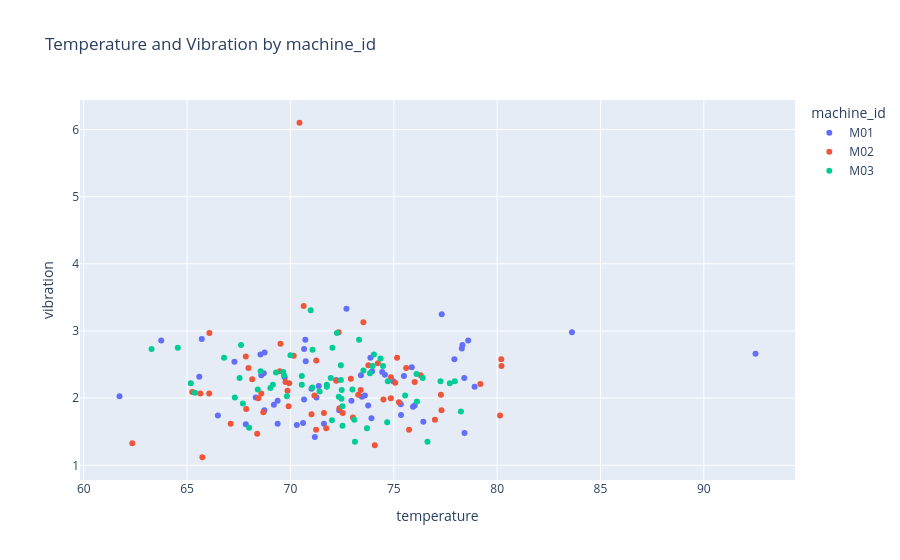

Notebook code cell kept with this figure:
### Code cell
# plot 산점도 만들기

scatter_fig = px.scatter(
    clean_df,
    x = "temperature",
    y = "vibration",
    color = "machine_id",
    hover_data = ["pressure", "current", "speed"],
    title = "Temperature and Vibration by machine_id"
)

scatter_fig.show()

### Figure 1 — Plotly figure (JSON) as saved in the notebook; plotly's stock layout.template omitted (floating-point values rounded to 4 significant figures; data arrays with more than 128 entries replaced by an {"elided": "..."} marker saying what was removed)
{"data": [{"customdata": {"elided": "60x3 float values"}, "hovertemplate": "machine_id=M01<br>temperature=%{x}<br>vibration=%{y}<br>pressure=%{customdata[0]}<br>current=%{customdata[1]}<br>speed=%{customdata[2]}<extra></extra>", "legendgroup": "M01", "marker": {"color": "#636efa", "symbol": "circle"}, "mode": "markers", "name": "M01", "orientation": "v", "showlegend": true, "type": "scatter", "x": [67.84, 70.74, 73.87, 71.26, 73.46, 68.74, 74.97, 75.49, 70.72, 75.87, 70.61, 68.32, NaN, 73.95, 70.31, 73.6, 71.18, 72.95, 78.41, 75.34, 66.49, 75.35, 68.75, 71.37, 75.93, 68.71, 69.38, 78.32, 76.43, 78.6, 74.57, 72.36, 70.66, 76.01, 72.71, 68.59, 69.38, 71.62, 83.62, 71.02, 92.5, 73.41, 78.29, 73.92, 72.21, 61.73, 78.91, 70.66, 73.76, 67.29, 65.71, 69.2, 74.44, 63.75, 69.72, 68.55, 77.93, 77.32, 78.42, 65.59], "xaxis": "x", "y": [1.61, 2.55, 2.6, 2.01, 2.02, 1.82, 2.25, 2.33, 2.87, 2.46, 1.63, 2.01, 2.03, 2.4, 1.6, 2.04, 1.42, 1.96, 2.3, 1.91, 1.74, 1.75, 2.68, 2.18, 1.87, 2.37, 1.62, 2.79, 1.65, 2.86, 2.35, 1.82, 1.98, 1.89, 3.33, 2.34, 1.96, 1.62, 2.98, 2.14, 2.66, 2.34, 2.74, 1.7, 2.27, 2.03, 2.17, 2.73, 1.89, 2.54, 2.88, 1.9, 2.39, 2.86, 2.31, 2.65, 2.58, 3.25, 1.48, 2.32], "yaxis": "y"}, {"customdata": {"elided": "60x3 float values"}, "hovertemplate": "machine_id=M02<br>temperature=%{x}<br>vibration=%{y}<br>pressure=%{customdata[0]}<br>current=%{customdata[1]}<br>speed=%{customdata[2]}<extra></extra>", "legendgroup": "M02", "marker": {"color": "#EF553B", "symbol": "circle"}, "mode": "markers", "name": "M02", "orientation": "v", "showlegend": true, "type": "scatter", "x": [72.22, 72.92, 74.08, 66.07, 77.31, 66.08, 67.84, 69.86, 77.28, 73.53, 76.3, 65.64, 68.15, 70.64, 72.37, 68.59, 75.74, NaN, 69.76, 75.16, 68.45, 72.53, 65.74, 65.25, 67.97, 80.14, 69.94, 75.6, 71.73, 76.99, 74.86, 67.11, 75.25, 69.49, 67.86, 74.86, 69.52, 62.35, 71.24, 80.21, 70.44, 73.28, 68.39, 69.91, 73.4, 74.5, 70.16, 68.69, 71.02, 74.23, 71.16, 71.62, 75.07, 71.25, 76.01, 79.19, 80.2, 73.77, 72.33, 73.02], "xaxis": "x", "y": [2.26, 2.29, 1.3, 2.07, 1.82, 2.97, 2.62, 2.11, 2.05, 3.13, 2.34, 2.07, 2.28, 3.37, 1.85, 2.07, 1.53, 1.96, 2.24, 2.6, 2.0, 1.78, 1.12, 2.09, 2.45, 1.74, 2.22, 2.45, 1.55, 1.68, 2.31, 1.62, 1.94, 2.4, 1.84, 2.0, 2.81, 1.33, 1.53, 2.48, 6.1, 2.05, 1.47, 1.88, 2.12, 1.98, 2.63, 1.79, 1.76, 2.52, 2.04, 1.78, 2.23, 2.56, 2.24, 2.21, 2.58, 2.49, 2.98, 1.71], "yaxis": "y"}, {"customdata": {"elided": "60x3 float values"}, "hovertemplate": "machine_id=M03<br>temperature=%{x}<br>vibration=%{y}<br>pressure=%{customdata[0]}<br>current=%{customdata[1]}<br>speed=%{customdata[2]}<extra></extra>", "legendgroup": "M03", "marker": {"color": "#00cc96", "symbol": "circle"}, "mode": "markers", "name": "M03", "orientation": "v", "showlegend": true, "type": "scatter", "x": [66.79, 73.0, 74.04, 76.1, 76.4, 69.69, 73.09, 64.55, 78.25, 77.71, 72.52, 70.55, 73.7, 72.34, 73.12, 71.95, 67.31, 65.18, 69.3, 71.41, 67.7, 76.63, 72.48, 71.07, 74.36, 75.55, 73.53, 69.15, 72.52, 69.03, 68.0, 73.85, 73.32, 77.26, 71.76, 74.68, 65.38, 74.48, 63.28, 70.0, 74.71, 68.56, 72.44, 72.47, 71.76, 67.54, 69.65, 72.44, 72.03, 73.98, 67.61, 77.95, 70.55, 71.06, 68.42, 72.25, 69.83, 76.12, 72.01, 70.98], "xaxis": "x", "y": [2.6, 2.13, 2.65, 2.36, 2.3, 2.34, 1.68, 2.75, 1.8, 2.22, 1.88, 2.33, 1.55, 2.02, 1.35, 2.3, 2.01, 2.22, 2.38, 2.1, 1.92, 1.35, 2.12, 2.72, 2.59, 2.04, 2.41, 2.2, 1.59, 2.15, 1.56, 2.37, 2.87, 2.25, 2.2, 1.64, 2.08, 2.48, 2.73, 2.64, 2.25, 2.4, 2.27, 1.99, 2.17, 2.3, 2.39, 2.49, 2.75, 2.48, 2.79, 2.25, 2.2, 2.16, 2.13, 2.97, 2.03, 1.95, 1.67, 3.31], "yaxis": "y"}], "layout": {"legend": {"title": {"text": "machine_id"}, "tracegroupgap": 0}, "title": {"text": "Temperature and Vibration by machine_id"}, "xaxis": {"anchor": "y", "domain": [0, 1], "title": {"text": "temperature"}}, "yaxis": {"anchor": "x", "domain": [0, 1], "title": {"text": "vibration"}}}}
